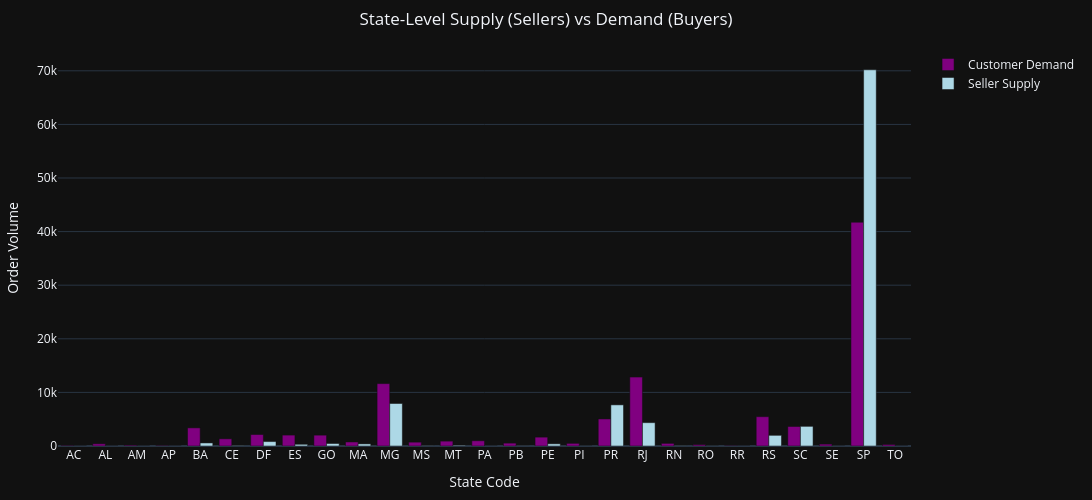

Write notebook code for a chart like this one.
### Code cell
fig7=go.Figure()
fig7.add_trace(go.Bar(x=geo_df['customer_state'], y=geo_df['Customer_Demand'], name="Customer Demand", marker_color="purple"))
fig7.add_trace(go.Bar(x=geo_df['customer_state'], y=geo_df['Seller_Supply'], name="Seller Supply", marker_color="lightblue"))
fig7.update_layout(barmode='group',title='State-Level Supply (Sellers) vs Demand (Buyers)',xaxis_title="State Code",yaxis_title="Order Volume",template='plotly_dark')
fig7.update_layout(height=500, width=1200,title_x=0.5,margin=dict(l=50, r=50, t=50, b=30))
fig7.show()
pio.write_json(fig7, "State_Supply.json")

### Figure 1 — Plotly figure (JSON) as saved in the notebook; plotly's stock layout.template omitted (floating-point values rounded to 4 significant figures)
{"data": [{"marker": {"color": "purple"}, "name": "Customer Demand", "type": "bar", "x": ["AC", "AL", "AM", "AP", "BA", "CE", "DF", "ES", "GO", "MA", "MG", "MS", "MT", "PA", "PB", "PE", "PI", "PR", "RJ", "RN", "RO", "RR", "RS", "SC", "SE", "SP", "TO"], "y": [81, 413, 148, 68, 3380, 1336, 2140, 2033, 2020, 747, 11635, 715, 907, 975, 536, 1652, 495, 5045, 12852, 485, 253, 46, 5466, 3637, 350, 41746, 280]}, {"marker": {"color": "lightblue"}, "name": "Seller Supply", "type": "bar", "x": ["AC", "AL", "AM", "AP", "BA", "CE", "DF", "ES", "GO", "MA", "MG", "MS", "MT", "PA", "PB", "PE", "PI", "PR", "RJ", "RN", "RO", "RR", "RS", "SC", "SE", "SP", "TO"], "y": [1.0, 0.0, 3.0, 0.0, 569.0, 91.0, 824.0, 318.0, 463.0, 392.0, 7930.0, 49.0, 137.0, 8.0, 36.0, 406.0, 12.0, 7673.0, 4353.0, 51.0, 14.0, 0.0, 1989.0, 3667.0, 9.0, 70190.0, 0.0]}], "layout": {"barmode": "group", "height": 500, "margin": {"b": 30, "l": 50, "r": 50, "t": 50}, "title": {"text": "State-Level Supply (Sellers) vs Demand (Buyers)", "x": 0.5}, "width": 1200, "xaxis": {"title": {"text": "State Code"}}, "yaxis": {"title": {"text": "Order Volume"}}}}
